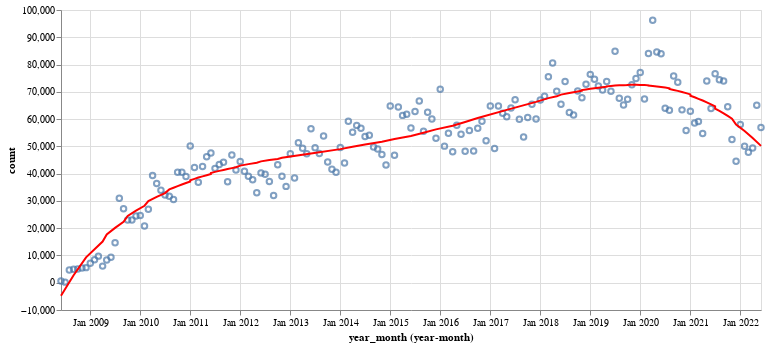

Notebook code for this chart:
### Markdown cell above
What's the trend in newspaper tagging? There seems to have been a drop since the Trove interface was changed, but the month-to-month differences are quite large, so there might be other factors at play.

### Code cell
base = (
    alt.Chart(
        month_counts.loc[
            (month_counts["zone"].isin(["newspaper"]))
            & (month_counts["year_month"] < "2022-07-01")
        ]
    )
    .mark_point()
    .encode(
        x="yearmonth(year_month):T",
        y="count:Q",
        tooltip=["yearmonth(year_month):T", "count", "zone"],
    )
    .properties(width=700)
)

polynomial_fit = base.transform_regression(
    "year_month", "count", method="poly", order=4
).mark_line(color="red")


alt.layer(base, polynomial_fit)

### Figure 1 — Vega-Lite specification as saved in the notebook (floating-point values rounded to 4 significant figures; data arrays with more than 128 entries replaced by an {"elided": "..."} marker saying what was removed)
{"config": {"view": {"continuousWidth": 400, "continuousHeight": 300}}, "layer": [{"mark": "point", "encoding": {"tooltip": [{"field": "year_month", "timeUnit": "yearmonth", "type": "temporal"}, {"field": "count", "type": "quantitative"}, {"field": "zone", "type": "nominal"}], "x": {"field": "year_month", "timeUnit": "yearmonth", "type": "temporal"}, "y": {"field": "count", "type": "quantitative"}}, "width": 700}, {"mark": {"type": "line", "color": "red"}, "encoding": {"tooltip": [{"field": "year_month", "timeUnit": "yearmonth", "type": "temporal"}, {"field": "count", "type": "quantitative"}, {"field": "zone", "type": "nominal"}], "x": {"field": "year_month", "timeUnit": "yearmonth", "type": "temporal"}, "y": {"field": "count", "type": "quantitative"}}, "transform": [{"on": "year_month", "regression": "count", "method": "poly", "order": 4}], "width": 700}], "data": {"name": "data-8143b3070f4a9c3d8effc45386265048"}, "$schema": "https://vega.github.io/schema/vega-lite/v4.17.0.json", "datasets": {"data-8143b3070f4a9c3d8effc45386265048": {"elided": "169 records"}}}
